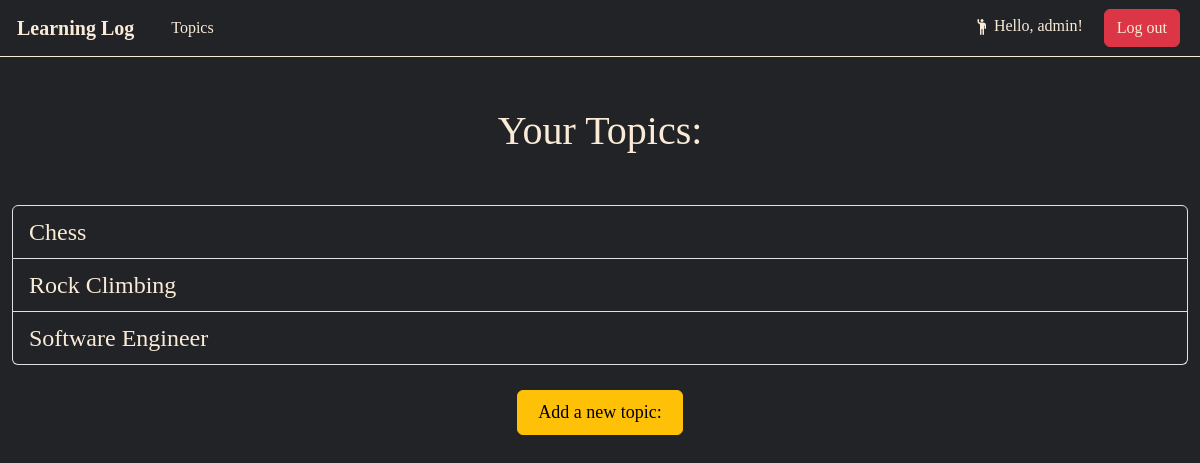
Page /topics/ (signed in) on the earlier database version.
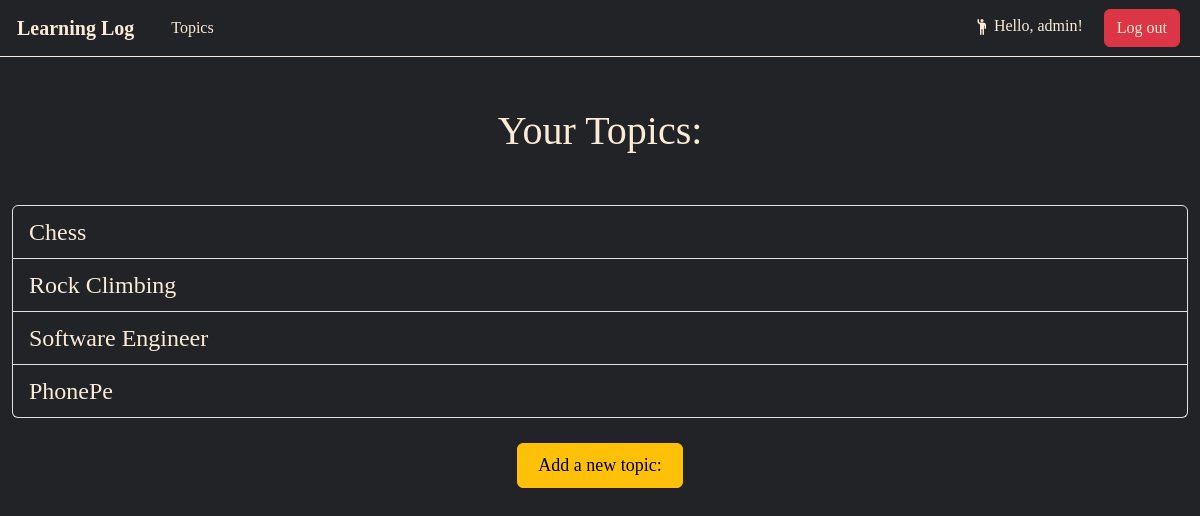
Same page on the later database version.
### learning_logs/models.py (models this page shows)
class Topic(models.Model):
    text = models.CharField(max_length=250)
    date_added = models.DateTimeField(auto_now_add=True)
    owner = models.ForeignKey(User, on_delete=models.CASCADE)
    def __str__(self):
        return self.text

### learning_logs/views.py (the view)
# urls.py: path('topics/', views.topics, name='topics'),
@login_required(login_url='users:login')
def topics(request):
    topics = Topic.objects.filter(owner=request.user).order_by('date_added')
    context = {'topics': topics}
    return render(request, 'learning_logs/topics.html', context)

### learning_logs/templates/learning_logs/topics.html
{% extends 'learning_logs/base.html' %}
{% block header %}
    <div class="container-fluid" style="text-align: center; margin-bottom: auto; margin-top: 50px;">
        <h1 style="font-family: cursive; color: antiquewhite; font-size: 2.5em;">Your Topics:</h1>
    </div>
{% endblock %}
{% block content %}
    <div class="container-fluid" style="margin-top: 50px;">
        <ul class="list-group" style="background-color: inherit;">
            {% for topic in topics %}
            <li class="list-group-item" style="font-size: x-large; font-family:cursive; background-color: inherit;">
                <a href="{% url 'learning_logs:topic' topic.id %}" style="text-decoration: none; color: antiquewhite;">{{ topic }}</a>
            </li>
            {% empty %}
            <li class="list-group-item" style="font-size: x-large; font-family: cursive; background-color: inherit; color: antiquewhite;">No topics have been added yet.</li>
            {% endfor %}
        </ul>
        <div class="container-fluid" style="text-align: center;">
            <a class="btn btn-primary btn-warning" href="{% url 'learning_logs:new_topic' %}"
            style="font-size: large; font-family: cursive; margin-top: 25px; padding: 8px 20px;">Add a new topic:</a>
        </div>
    </div>
{% endblock content %}

Differences in the rows shown:
added Topic: text "PhonePe"
